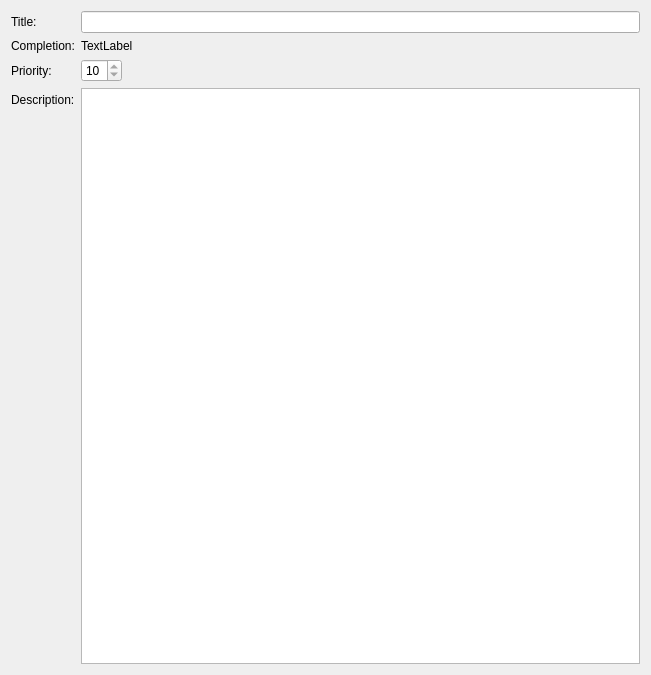
<?xml version="1.0" encoding="UTF-8"?>
<ui version="4.0">
 <class>Widget</class>
 <widget class="QWidget" name="Widget">
  <property name="geometry">
   <rect>
    <x>0</x>
    <y>0</y>
    <width>651</width>
    <height>675</height>
   </rect>
  </property>
  <property name="windowTitle">
   <string>ToDo details</string>
  </property>
  <layout class="QVBoxLayout" name="verticalLayout">
   <item>
    <layout class="QFormLayout" name="formLayout">
     <item row="1" column="0">
      <widget class="QLabel" name="label">
       <property name="text">
        <string>Title:</string>
       </property>
      </widget>
     </item>
     <item row="1" column="1">
      <widget class="QLineEdit" name="titleEdit">
       <property name="readOnly">
        <bool>true</bool>
       </property>
      </widget>
     </item>
     <item row="2" column="0">
      <widget class="QLabel" name="label_2">
       <property name="text">
        <string>Completion:</string>
       </property>
      </widget>
     </item>
     <item row="2" column="1">
      <layout class="QHBoxLayout" name="horizontalLayout_2">
       <property name="spacing">
        <number>0</number>
       </property>
       <item>
        <widget class="QLabel" name="completionLabel">
         <property name="text">
          <string>TextLabel</string>
         </property>
        </widget>
       </item>
      </layout>
     </item>
     <item row="3" column="0">
      <widget class="QLabel" name="label_3">
       <property name="text">
        <string>Priority:</string>
       </property>
      </widget>
     </item>
     <item row="3" column="1">
      <layout class="QHBoxLayout" name="horizontalLayout">
       <item>
        <widget class="QSpinBox" name="priorityBox">
         <property name="readOnly">
          <bool>true</bool>
         </property>
         <property name="value">
          <number>10</number>
         </property>
        </widget>
       </item>
       <item>
        <spacer name="horizontalSpacer">
         <property name="orientation">
          <enum>Qt::Horizontal</enum>
         </property>
         <property name="sizeHint" stdset="0">
          <size>
           <width>40</width>
           <height>20</height>
          </size>
         </property>
        </spacer>
       </item>
      </layout>
     </item>
     <item row="5" column="0">
      <widget class="QLabel" name="label_7">
       <property name="text">
        <string>Description:</string>
       </property>
      </widget>
     </item>
     <item row="5" column="1">
      <widget class="QTextBrowser" name="descriptionEdit">
       <property name="readOnly">
        <bool>true</bool>
       </property>
       <property name="textInteractionFlags">
        <set>Qt::TextBrowserInteraction</set>
       </property>
       <property name="openLinks">
        <bool>false</bool>
       </property>
      </widget>
     </item>
    </layout>
   </item>
  </layout>
 </widget>
 <resources/>
 <connections/>
</ui>
